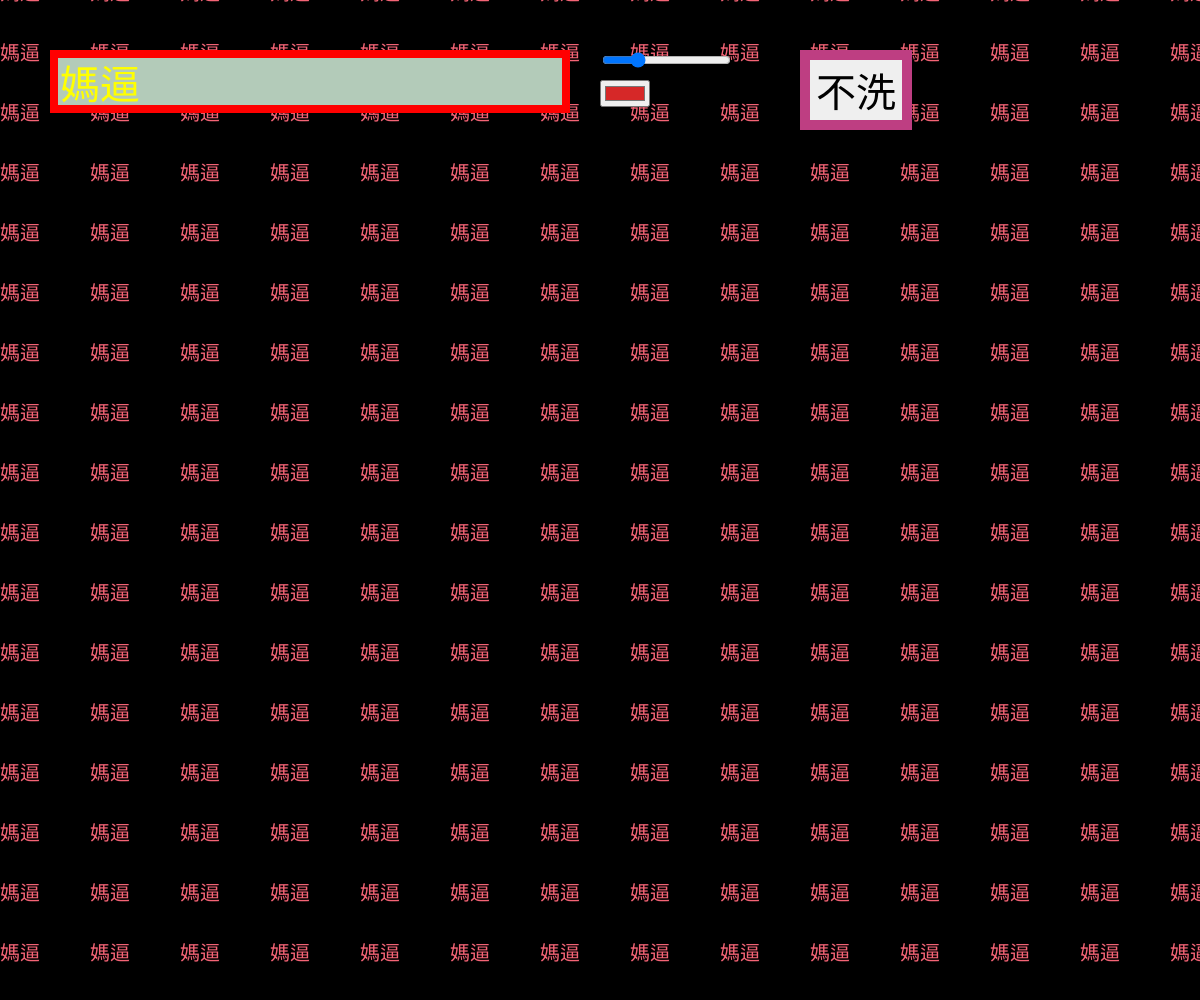
Frame 1 (no input)
Frame 60 (no input): identical to frame 1, image omitted
Frame 120 (the mouse pressed at the canvas centre since frame 60): identical to frame 1, image omitted

The p5.js sketch that drew this single still picture (run headless with seeded random() and noise() and a simulated clock; from frame 60 on, the mouse is pressed at the canvas centre):

// p5.js sketch
// ── sketch.js
function setup() {
  createCanvas(windowWidth, windowHeight);
  inputElement = createInput("媽逼");
  inputElement.position(50,50);
  inputElement.style("font-size", "40px");
  inputElement.style("color", "#ffff00");
  inputElement.style("background-color", "#B3CBB9");
  inputElement.style("width", "500px");
  inputElement.style("border", "8px solid #ff0000");
//滑桿
  sliderElement = createSlider(10, 50, 20, 1);
  sliderElement.position(600, 50);
//按鈕
  bthElement = createButton("不洗");
  bthElement.position(800, 50);
  bthElement.style("font-size", "40px");
  bthElement.style("border", "10px solid #F56476");
  bthElement.style("border-color", "#BE3E82");
  bthElement.mousePressed(tim);

  colorPickerElement =createColorPicker("#d62828")
  colorPickerElement.position(600,80) 

colorPickerElement.value()
}

var randomValue = 0;
var fuck = true;  

function tim() {
  if (fuck) {
    randomValue = 10;
    fuck = false; 
  } else {
    randomValue = 0; 
    fuck = true;  
  }
}

function draw() {
  background(0);
  txts = inputElement.value();
  textSize(50);
  fill("#F56476");
  txt_width = sliderElement.value();
  textSize(txt_width);
  textLength = textWidth(txts) + 50;
  for (y = 0; y < height; y = y + 60) {
    for (x = 0; x < width; x = x + textLength) {
      text(txts, x + random(-randomValue, randomValue), y + random(-randomValue, randomValue));
    }
  }
}
